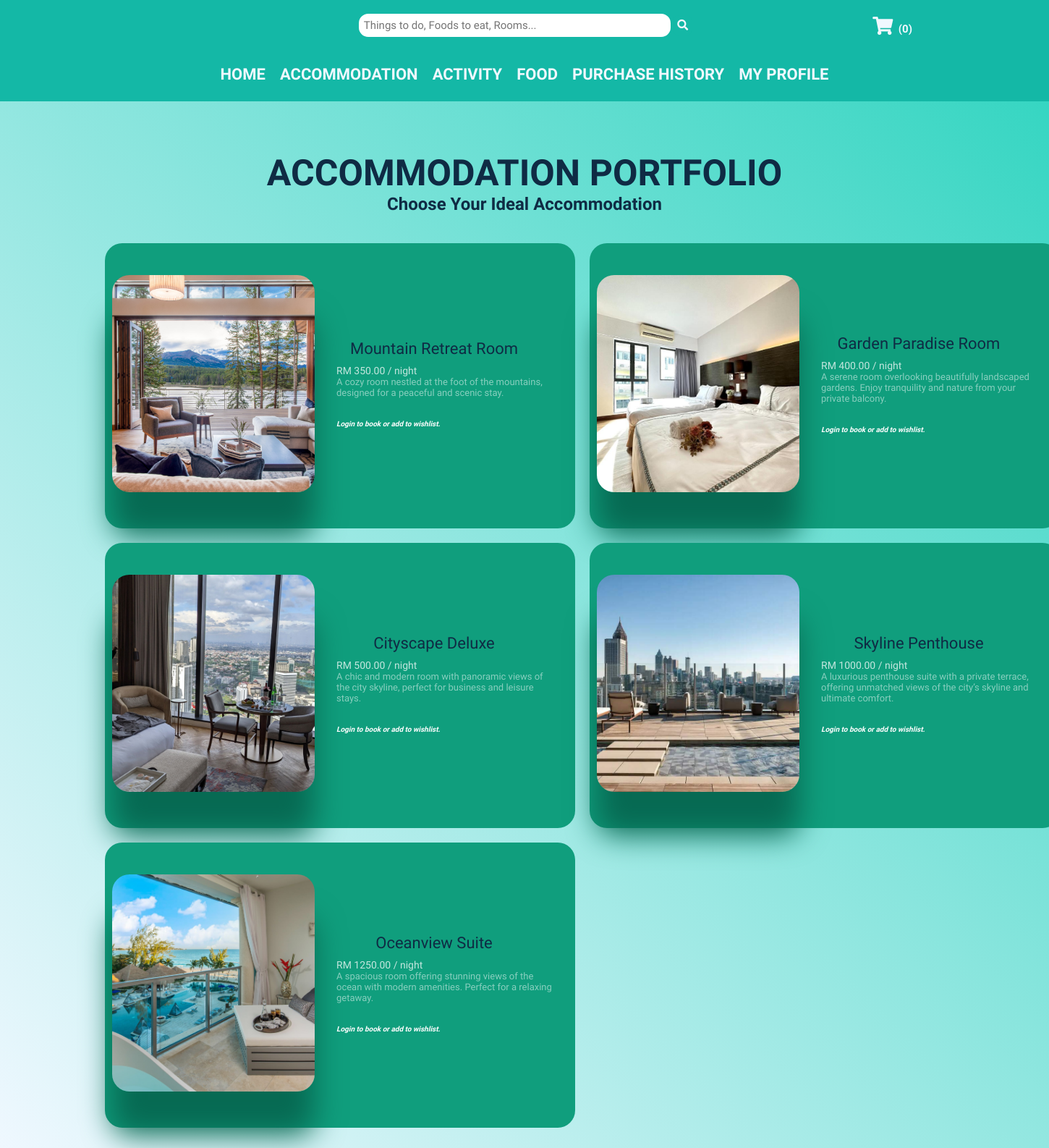
Page /MODULES/ACCOMMODATION_MODULE/accommodationList.php on the committed database.
### tables this page shows
CREATE TABLE `accommodation` (
  `accommodationID` int(11) NOT NULL,
  `accommodationName` varchar(255) NOT NULL,
  `accommodationImg` varchar(255) NOT NULL,
  `accommodationDesc` varchar(1000) NOT NULL,
  `accommodationPrice` decimal(8,2) NOT NULL
);

### MODULES/ACCOMMODATION_MODULE/accommodationList.php (the view, shortened to what this page needs)
<?php
  include("../../../SMMS/CONFIG/config.php");
  if (isset($_GET['id'])) {
    $accommodationID = intval($_GET['id']);
    $sql_accommodation = "SELECT a.accommodationID, a.accommodationName, a.accommodationDesc, a.accommodationPrice, a.accommodationImg
    FROM accommodation a
    WHERE a.accommodationID = $accommodationID";
    $accommodationResult = mysqli_query($conn, $sql_accommodation);
    if ($accommodationResult && mysqli_num_rows($accommodationResult) > 0) {
      $accommodationDetails = mysqli_fetch_assoc($accommodationResult);
    } else {
      echo '<p>Accommodation not found.</p>';
    }
  }
  else {
    $sortOption = "ORDER BY accommodationPrice ASC";
    $sql_accommodation = "SELECT * FROM accommodation $sortOption";
    $result = mysqli_query($conn, $sql_accommodation);
    $rowcount = mysqli_num_rows($result);
  }
?>
<!DOCTYPE html>
<html lang="en">
  <head>
    <link rel="stylesheet" href="https://cdnjs.cloudflare.com/ajax/libs/font-awesome/5.15.4/css/all.min.css">
    <link rel="stylesheet" href="../../../SMMS/CSS/MISC/utils.css">
    <link rel="stylesheet" href="../../../SMMS/CSS/MISC/topNav.css">
    <link rel="stylesheet" href="../../../SMMS/CSS/MISC/topHeader.css">
    <link rel="stylesheet" href="../../../SMMS/CSS/USER/accommodation.css">
  </head>
  <body>
    <?php include '../../INCLUDES/topHeader.php'; ?>
    <?php include '../../INCLUDES/userNav.php'; ?>
    <section class="product">
      <h1 id="section-title">ACCOMMODATION PORTFOLIO</h1>
      <h2>Choose Your Ideal Accommodation</h2>
      <?php if (isset($accommodationDetails)): ?>
        <div class="centered-card">
          <div class="card">
            <?php
              $imageURL = BASE_URL . '/' . $accommodationDetails["accommodationImg"];
            ?>
            <img src="<?php echo $imageURL; ?>" alt="<?php echo htmlspecialchars($accommodationDetails["accommodationName"]); ?>">
            <div>
              <h2><?php echo htmlspecialchars($accommodationDetails["accommodationName"]); ?></h2>
              <h3>RM <?php echo htmlspecialchars($accommodationDetails["accommodationPrice"]); ?> / night</h3>
              <p><?php echo htmlspecialchars($accommodationDetails["accommodationDesc"]); ?></p>
              <div class="socials">
              <?php if (isset($_SESSION['UID'])): ?>
                <form method="post" action="../../MODULES/RESERVATION_MODULE/accommodationForm.php">
                  <input type="hidden" name="accommodationID" value="<?php echo $accommodationDetails['accommodationID']; ?>">
                  <button><i class="fa fa-bed"></i> Book Now</button>
                </form><br><br>
                <form method="post" action="../WISHLIST_MODULE/wishlist.php">
                  <input type="hidden" name="itemType" value="accommodation">
                  <input type="hidden" name="itemID" value="<?php echo htmlspecialchars($accommodationDetails['accommodationID']); ?>">
                  <input type="hidden" name="itemName" value="<?php echo htmlspecialchars($accommodationDetails['accommodationName']); ?>">
                  <input type="hidden" name="itemPrice" value="<?php echo htmlspecialchars($accommodationDetails['accommodationPrice']); ?>">
                  <input type="hidden" name="itemImg" value="<?php echo htmlspecialchars($accommodationDetails['accommodationImg']); ?>">
                  <button type="submit" class="wishlist-button">
                      <i class="fa fa-heart"></i> Add to Wishlist
                  </button>
                </form>
              <?php else: ?>
                <h4><i>Login to book accommodation.</i></h4>
              <?php endif; ?>
              </div>
            </div>
          </div>
        </div>
        <?php else: ?>
          <div class="product-container">
            <?php
            if ($rowcount > 0) {
              while ($accommodation = mysqli_fetch_assoc($result)) {
                $imageURL = BASE_URL . '/' . $accommodation["accommodationImg"];
                echo '<div class="card">';
                  echo '<img src="' . $imageURL . '" alt="' . htmlspecialchars($accommodation["accommodationName"]) . '">';
                  echo '<div>';
                  echo '<h2>' . htmlspecialchars($accommodation["accommodationName"]) . '</h2>';
                  echo '<h3>RM ' . htmlspecialchars($accommodation["accommodationPrice"]) . ' / night</h3>';
                  echo '<p>' . htmlspecialchars($accommodation["accommodationDesc"]) . '</p>';
                echo '<div class="socials">';
                if (isset($_SESSION['UID'])) {
                  echo '<form method="post" action="../../MODULES/RESERVATION_MODULE/accommodationForm.php">
                          <input type="hidden" name="accommodationID" value="' . $accommodation['accommodationID'] . '">
                          <button><i class="fa fa-bed"></i> Book Now</button>
                        </form><br><br>';
                  echo '<form method="post" action="../WISHLIST_MODULE/wishlist.php">
                          <input type="hidden" name="itemType" value="accommodation">
                          <input type="hidden" name="itemID" value="' . $accommodation['accommodationID'] . '">
                          <input type="hidden" name="itemName" value="' . htmlspecialchars($accommodation["accommodationName"]) . '">
                          <input type="hidden" name="itemPrice" value="' . htmlspecialchars($accommodation["accommodationPrice"]) . '">
                          <input type="hidden" name="itemImg" value="' . htmlspecialchars($accommodation["accommodationImg"]) . '">
                          <button type="submit" class="wishlist-button">
                              <i class="fa fa-heart"></i> Add to Wishlist
                          </button>
                        </form>';
              } else {
                  echo '<h4><i>Login to book or add to wishlist.</i></h4>';
              }
              echo '</div>';
              echo '</div>';
              echo '</div>';
              }
            }
            else {
              echo '<p id="product-not-found">No accommodations available.</p>';
            }
            ?>
          </div>
        <?php endif; ?>
    </section>
  </body>
</html>

### CSS/MISC/utils.css (style rules this page uses)
:root { --teal-100: #ccfbf1; --teal-200: #99f6e4; --teal-300: #5eead4; --teal-400: #2dd4bf; --teal-500: #14b8a6; --jade-100: #19d6aa; --jade-200: #14ba93; --jade-300: #109e7d; --jade-400: #0b8468; --jade-500: #076a53; --black: #070504; --black-shadow: 0px 4px 4px rgba(0, 0, 0, 0.25); --aliceblue: #f0f8ff; }
* { font-family: 'Quicksand', sans-serif; margin: 0; padding: 0; box-sizing: border-box; outline: none; border: none; text-decoration: none; }
html { font-size: 62.5%; overflow-x: hidden; background-color: var(--teal-100); }

### CSS/USER/accommodation.css (style rules this page uses)
#section-title { margin-top: 7rem; text-align: center; font-size: 5rem; font-weight: bold; color: #0f2b44; }
* { box-sizing: border-box; }
:root { --gradient: linear-gradient(45deg, #f0f8ff, #2dd4bf); --card: #109e7d; }
body { background: var(--gradient); color: #ffffff; font-family: "Poppins"; }
h2 { font-size: 24px; color: #0f2b44; text-align: center; margin: 0; padding: 0px; }
.product-container { display: grid; grid-template-columns: repeat(2, 1fr); gap: 20px; padding: 40px 10%; justify-items: center; }
.card { display: inline-flex; align-items: center; width: 100vw; max-width: 650px; padding: 44px 30px 50px 70px; background: var(--card); border-radius: 24px; transition: transform 0.3s ease, box-shadow 0.3s ease; }
.card img { max-width: 280px; width: 36vw; height: 300px; object-fit: cover; margin-left: -60px; margin-right: 30px; border-radius: inherit; box-shadow: 0 60px 40px #076a53; transition: border-radius 0.5s; }
.card h2 { font-size: 22px; font-weight: 400; margin-top: 0; margin-right: 30px; margin-bottom: 10px; }
.card h3 { font-size: 14px; font-weight: 400; margin: 0; opacity: 0.75; }
.card p { font-size: 13px; font-weight: 400; margin-bottom: 30px; opacity: 0.5; }

### rows in the picture
accommodation: accommodationImg (picture), accommodationName "Mountain Retreat Room", accommodationPrice "350.00", accommodationDesc "A cozy room nestled at the foot of the mountains, designed for a peaceful and scenic stay."
accommodation: accommodationImg (picture), accommodationName "Garden Paradise Room", accommodationPrice "400.00", accommodationDesc "A serene room overlooking beautifully landscaped gardens. Enjoy tranquility and nature from your private balcony."
accommodation: accommodationImg (picture), accommodationName "Cityscape Deluxe", accommodationPrice "500.00", accommodationDesc "A chic and modern room with panoramic views of the city skyline, perfect for business and leisure stays."
accommodation: accommodationImg (picture), accommodationName "Skyline Penthouse", accommodationPrice "1000.00", accommodationDesc "A luxurious penthouse suite with a private terrace, offering unmatched views of the city’s skyline and ultimate comfort."
accommodation: accommodationImg (picture), accommodationName "Oceanview Suite", accommodationPrice "1250.00", accommodationDesc "A spacious room offering stunning views of the ocean with modern amenities. Perfect for a relaxing getaway."
